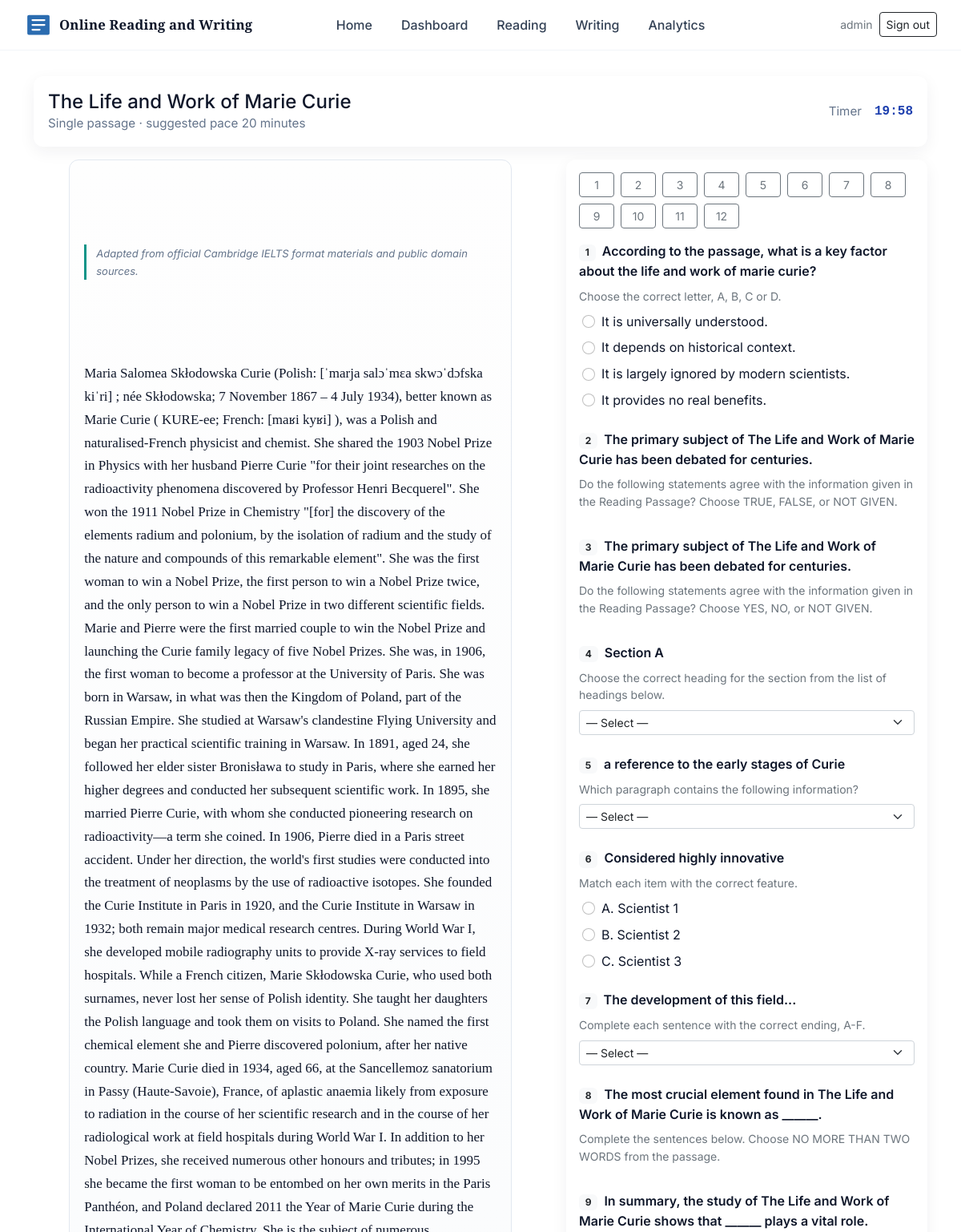
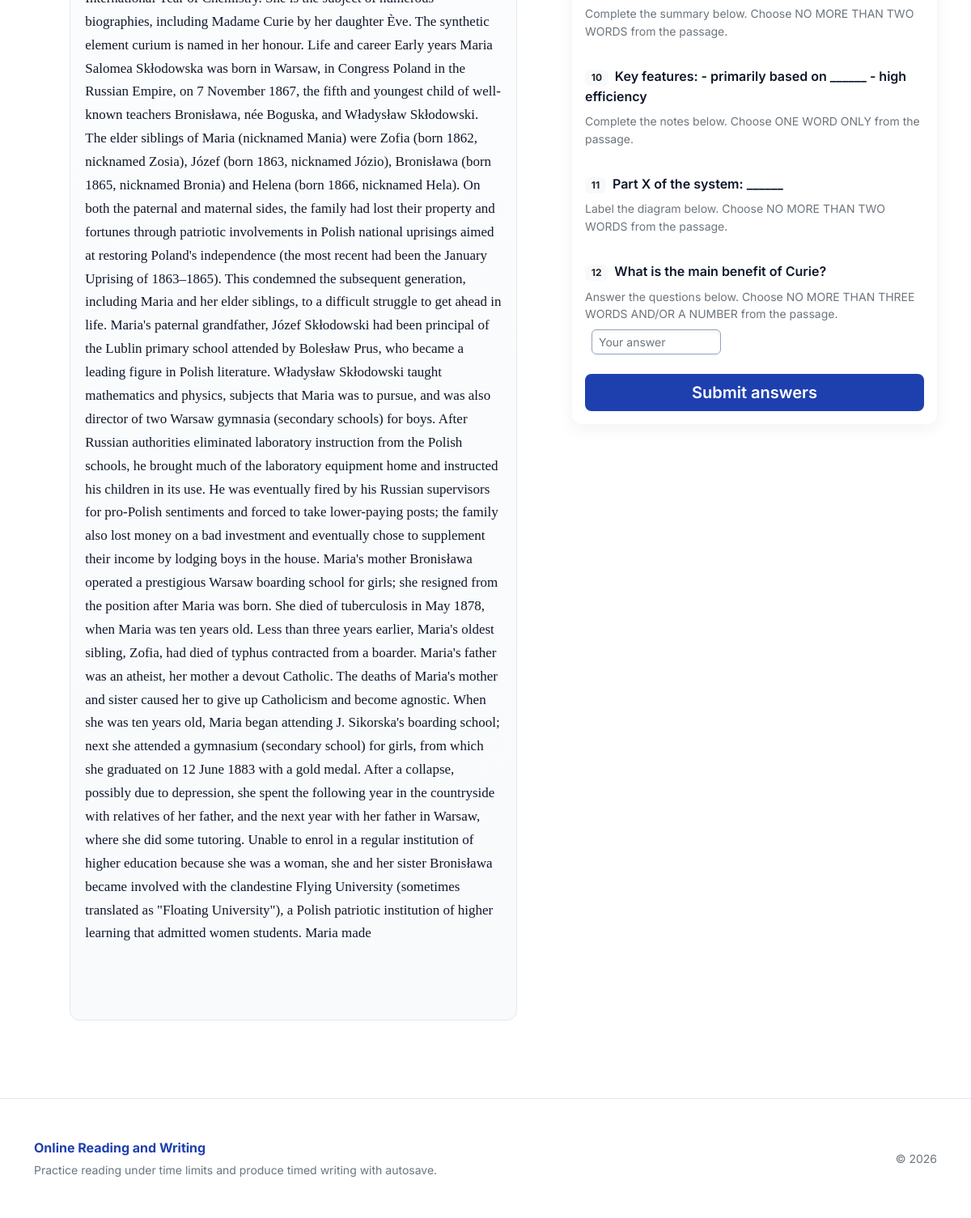
The app's page /reading/passage/8/ (signed in) with its own data (2 pictures, top to bottom).
### ielts/models.py (models this page shows, shortened)
class ReadingPassage(models.Model):
    title = models.CharField(max_length=200)
    content = models.TextField()
    source_note = models.CharField(max_length=300, blank=True)

class ReadingQuestion(models.Model):
    QUESTION_TYPES = (
        ("mcq", "Multiple Choice"),
        ("tfng", "True / False / Not Given"),
        ("ynng", "Yes / No / Not Given"),
        ("headings", "Matching Headings"),
        ("matching_info", "Matching Information"),
        ("match_features", "Matching Features"),
        ("sentence_endings", "Matching Sentence Endings"),
        ("sentence_completion", "Sentence Completion"),
        ("summary_completion", "Summary Completion"),
        ("note_completion", "Note / Table / Flow-chart Completion"),
        ("diagram_completion", "Diagram Label Completion"),
        ("short_answer", "Short Answer Questions"),
    )
    passage = models.ForeignKey(ReadingPassage, on_delete=models.CASCADE, related_name="questions")
    text = models.TextField()
    instruction = models.TextField(blank=True)
    word_limit = models.PositiveSmallIntegerField(null=True, blank=True)
    choices = models.JSONField(default=list, blank=True)
    correct_answer = models.TextField(blank=True)
    question_type = models.CharField(max_length=24, choices=QUESTION_TYPES, default="mcq")

### ielts/views.py (the view, shortened to what this page needs)
# urls.py: path("reading/passage/<int:passage_id>/", views.reading_passage_view, name="reading_passage"),
@login_required
def reading_passage_view(request, passage_id):
    ensure_sample_data()
    passage = get_object_or_404(ReadingPassage, pk=passage_id)
    questions = passage.questions.all()
    return render(
        request,
        "ielts/reading.html",
        {
            "passage": passage,
            "questions": questions,
            "passage_timer_minutes": 20,
        },
    )

### ielts/academic_expanded_seed.py (called while the page is built)
def create_academic_expanded():
    pass

### ielts/sample_data.py (called while the page is built, shortened)
def _seed_writing_papers():
    t_ac1 = WritingTask.objects.filter(
        title="Academic Task 1 — Household internet access (line graph)"
    ).first()
    t_ac2 = WritingTask.objects.filter(title="Task 2 — Artificial intelligence in education").first()
    if t_ac1 and t_ac2:
        WritingPaper.objects.update_or_create(
            slug="full-academic",
            defaults={
                "title": "Full test — Academic (Task 1 + Task 2)",
                "task_one": t_ac1,
                "task_two": t_ac2,
                "time_limit_minutes": 60,
            },
        )

def _seed_full_sample_legacy():
    if ReadingExam.objects.filter(slug="full-sample").exists():
        return

def seed_if_needed():
    _seed_writing_tasks()
    _seed_writing_papers()
    _seed_full_sample_legacy()
    from .academic_expanded_seed import create_academic_expanded
    create_academic_expanded()

### ielts/views.py (called while the page is built, shortened)
def ensure_sample_data():
    from .sample_data import seed_if_needed
    seed_if_needed()

### ielts/templates/ielts/reading.html (shortened to what this page needs)
{% extends 'ielts/base.html' %}
{% block content %}
  <div class="card-modern mb-3">
    <div class="d-flex flex-wrap justify-content-between align-items-center gap-2">
      <div>
        <h4 class="mb-0">{{ passage.title }}</h4>
        <p class="meta-muted mb-0 small">Single passage · suggested pace {{ passage_timer_minutes }} minutes</p>
      </div>
      <div class="d-flex align-items-center gap-3">
        <span class="meta-muted small">Timer</span>
        <span class="fw-bold font-monospace reading-timer" id="passage-timer">--:--</span>
      </div>
    </div>
  </div>
  <form method="post" id="reading-passage-form">
    <div class="row g-4">
      <div class="col-lg-7">
        <div class="card-modern reading-passage reading-passage-text">
          {% if passage.source_note %}
            <p class="small passage-source-note mb-3">{{ passage.source_note }}</p>
          {% endif %}
          {{ passage.content|linebreaks }}
        </div>
      </div>
      <div class="col-lg-5">
        <div class="card-modern p-3 sticky-lg-top" style="top:1rem">
          <div class="mb-3 d-flex flex-wrap gap-2 question-nav">
            {% for q in questions %}
              <button type="button" class="btn btn-sm btn-outline-secondary" data-target="block_q_{{ q.id }}">{{ forloop.counter }}</button>
            {% endfor %}
          </div>
          {% for q in questions %}
            {% include "ielts/partials/question_field.html" with question=q label=forloop.counter %}
          {% endfor %}
          <div class="d-grid gap-2 mt-4">
            <button type="submit" class="btn btn-cta btn-lg">Submit answers</button>
          </div>
        </div>
      </div>
    </div>
  </form>
{% endblock %}

### ielts/templates/ielts/base.html (shortened to what this page needs)
<!doctype html>
{% load static %}
<html lang="en">
  <head>
    <link href="https://cdn.jsdelivr.net/npm/bootstrap@5.2.3/dist/css/bootstrap.min.css" rel="stylesheet">
    <link href="{% static 'ielts/css/style.css' %}?v={% now 'U' %}" rel="stylesheet">
  </head>
  <body class="{% block body_class %}{% endblock %}">
    <header class="site-header">
      <nav class="navbar navbar-expand-lg navbar-light container navbar-custom align-items-center py-2">
        <div class="d-flex align-items-center logo-wrap">
          <a class="navbar-brand d-flex align-items-center gap-2" href="{% url 'ielts:home' %}">
            <img src="{% static 'ielts/img/logo.svg' %}" alt="" width="36" height="36" class="rounded-1" onerror="this.style.display='none'">
            <span class="brand-title">Online Reading and Writing</span>
          </a>
        </div>
        <div class="collapse navbar-collapse" id="navMain">
          <ul class="navbar-nav mx-auto main-nav-nav my-2 my-lg-0">
            <li class="nav-item"><a class="nav-link" href="{% url 'ielts:home' %}">Home</a></li>
            {% if user.is_authenticated %}
              <li class="nav-item"><a class="nav-link" href="{% url 'ielts:dashboard' %}">Dashboard</a></li>
              <li class="nav-item"><a class="nav-link" href="{% url 'ielts:reading_hub' %}">Reading</a></li>
              <li class="nav-item"><a class="nav-link" href="{% url 'ielts:writing_hub' %}">Writing</a></li>
              <li class="nav-item"><a class="nav-link" href="{% url 'ielts:analytics' %}">Analytics</a></li>
            {% endif %}
          </ul>
          <div class="d-flex align-items-center gap-2 ms-lg-auto nav-auth">
            {% if user.is_authenticated %}
              <span class="text-muted small d-none d-sm-inline">{{ user.username }}</span>
              <a class="btn btn-sm btn-outline-dark" href="{% url 'ielts:logout' %}">Sign out</a>
            {% else %}
              <a class="btn btn-sm btn-outline-dark" href="{% url 'ielts:login' %}">Sign in</a>
              <a class="btn btn-sm btn-cta-nav px-3" href="{% url 'ielts:register' %}">Sign up</a>
            {% endif %}
          </div>
        </div>
      </nav>
    </header>
    <main class="container main-content">
      {% block content %}{% endblock %}
    </main>
    <footer class="site-footer mt-5 py-5">
      <div class="container">
        <div class="row align-items-center">
          <div class="col-md-8">
            <span class="footer-brand">Online Reading and Writing</span>
            <p class="small text-muted mb-0 mt-1">Practice reading under time limits and produce timed writing with autosave.</p>
          </div>
          <div class="col-md-4 text-md-end mt-3 mt-md-0">
            <span class="small text-muted">© {% now "Y" %}</span>
          </div>
        </div>
      </div>
    </footer>
  </body>
</html>

### ielts/templates/ielts/partials/question_field.html
<div class="mb-4 question-block" id="block_q_{{ question.id }}">
  <p class="fw-semibold mb-2"><span class="badge bg-light text-dark me-2">{{ label }}</span>{{ question.text }}</p>
  {% if question.instruction %}
    <p class="small text-muted mb-2">{{ question.instruction }}</p>
  {% endif %}
  {% if question.question_type == 'mcq' %}
    {% include "ielts/partials/q_mcq.html" %}
  {% elif question.question_type == 'ynng' or question.question_type == 'tfng' %}
    {% include "ielts/partials/q_ynng.html" %}
  {% elif question.question_type == 'headings' or question.question_type == 'matching_info' or question.question_type == 'match' or question.question_type == 'sentence_endings' %}
    {% include "ielts/partials/q_select.html" %}
  {% elif question.question_type == 'completion' or question.question_type == 'short_answer' %}
    {% include "ielts/partials/q_text_gap.html" %}
  {% else %}
    {% include "ielts/partials/q_mcq.html" %}
  {% endif %}
</div>

### ielts/templates/ielts/partials/q_mcq.html
<div class="d-flex flex-column gap-2 ps-1">
  {% for opt in question.choices %}
    <label class="d-flex align-items-center gap-2 cursor-pointer">
      <input type="radio" name="q_{{ question.id }}" value="{{ opt }}" class="form-check-input mt-0">
      <span>{{ opt }}</span>
    </label>
  {% endfor %}
</div>

### ielts/templates/ielts/partials/q_select.html (shortened to what this page needs)
<select name="q_{{ question.id }}" class="form-select form-select-sm" style="max-width: 28rem">
  <option value="">— Select —</option>
</select>

### ielts/templates/ielts/partials/q_text_gap.html
<input
  type="text"
  name="q_{{ question.id }}"
  class="form-control form-control-sm gap-input"
  autocomplete="off"
  placeholder="{% if question.word_limit %}Max {{ question.word_limit }} word{% if question.word_limit != 1 %}s{% endif %}{% else %}Your answer{% endif %}"
  value=""
>

### ielts/static/ielts/css/style.css (style rules this page uses)
:root { --brand-1: #1e40af; --brand-2: #0d9488; --brand-accent: #f59e0b; --muted: #64748b; --bg: #ffffff; --card: #ffffff; --ink: #0f172a; --font-ui: "Inter", system-ui, -apple-system, sans-serif; --font-passage: "Source Serif 4", "Times New Roman", serif; --font-display: "Playfair Display", Georgia, serif; --text-passage-size: 1.0625rem; --text-passage-leading: 1.7; --passage-measure: 65ch; --result-ok-bg: #ecfdf5; --result-ok-border: #6ee7b7; --result-miss-bg: #fff7ed; --result-miss-border: #fdba74; }
body { font-family: var(--font-ui); background: var(--bg); color: var(--ink); font-size: 1rem; line-height: 1.55; }
.site-header { background: #ffffff; border-bottom: 1px solid #f1f5f9; }
.navbar-custom .navbar-brand, .navbar-custom .nav-link { color: #334155 !important; font-weight: 500; font-family: var(--font-ui); }
.brand-title { font-family: var(--font-display); font-weight: 700; letter-spacing: 0.01em; font-size: 1.15rem; color: var(--ink); }
@media (min-width: 992px) { .brand-title { font-size: 1.05rem; } }
.main-nav-nav { gap: 0.25rem 1.25rem; }
.main-content { padding-top: 2rem; padding-bottom: 3rem; max-width: 1140px; }
.hero, .card-modern { background: var(--card); border-radius: 12px; box-shadow: 0 6px 20px rgba(31, 41, 55, 0.06); padding: 18px; }
.btn-cta { background: var(--brand-1); border: none; color: #fff; font-weight: 600; }
.meta-muted { color: var(--muted); font-size: 0.95rem; }
.reading-passage { white-space: pre-wrap; }
.reading-passage-text { font-family: var(--font-passage); font-size: var(--text-passage-size); line-height: var(--text-passage-leading); max-width: var(--passage-measure); margin-inline: auto; background: linear-gradient(180deg, #fefefe 0%, #f8fafc 100%); border: 1px solid #e2e8f0; box-shadow: inset 0 1px 0 rgba(255, 255, 255, 0.8); }
.passage-source-note { font-family: var(--font-ui); font-size: 0.8125rem; color: var(--muted); font-style: italic; border-left: 3px solid var(--brand-2); padding-left: 0.75rem; }
.question-block { font-family: var(--font-ui); }
.gap-input { max-width: 28rem; width: 160px; min-width: 120px; display: inline-block; vertical-align: middle; margin: 0 0.5rem; border: 1px solid #94a3b8; border-radius: 6px; padding: 0.25rem 0.5rem; background: #ffffff; color: #0f172a; transition: all 0.2s ease; box-shadow: inset 0 2px 4px rgba(0, 0, 0, 0.05); }
.question-nav .btn { min-width: 44px; }
.reading-timer { font-variant-numeric: tabular-nums; color: var(--brand-1); }
.site-footer { background: #fff; border-top: 1px solid #e2e8f0; }
.footer-brand { font-weight: 700; color: var(--brand-1); }
.cursor-pointer { cursor: pointer; }

### records on screen
ReadingPassage: title "The Life and Work of Marie Curie", source_note "Adapted from official Cambridge IELTS format materials and public domain sources.", content "Maria Salomea Skłodowska Curie (Polish: [ˈmarja salɔˈmɛa skwɔˈdɔfska kiˈri] ; née Skłodowska; 7 November 1867 – 4 July 1934), better known as Marie Curie ( KURE-ee; French: [maʁi kyʁi] ), was a Polish and naturalised-French physicist and chemist. She shared the 1903 Nobel Prize in Physics with her husband Pierre Curie \"for their joint researches on the radioactivity phenomena discovered by Professor Henri Becquerel\". She won the 1911 Nobel Prize in Chemistry \"[for] the discovery of the elements radium and polonium, by the isolation of radium and the study of the nature and compounds of this remarkable element\". She was the first woman to win a Nobel Prize, the first person to win a Nobel…"
ReadingQuestion: label "1", text "According to the passage, what is a key factor about the life and work of marie curie?", instruction "Choose the correct letter, A, B, C or D.", choices "It is universally understood." "It depends on historical context." "It is largely ignored by modern scientists." "It provides no real benefits."
ReadingQuestion: label "2", text "The primary subject of The Life and Work of Marie Curie has been debated for centuries.", instruction "Do the following statements agree with the information given in the Reading Passage? Choose TRUE, FALSE, or NOT GIVEN."
ReadingQuestion: label "3", text "The primary subject of The Life and Work of Marie Curie has been debated for centuries.", instruction "Do the following statements agree with the information given in the Reading Passage? Choose YES, NO, or NOT GIVEN."
ReadingQuestion: label "4", text "Section A", instruction "Choose the correct heading for the section from the list of headings below."
ReadingQuestion: label "5", text "a reference to the early stages of Curie", instruction "Which paragraph contains the following information?"
ReadingQuestion: label "6", text "Considered highly innovative", instruction "Match each item with the correct feature.", choices "A. Scientist 1" "B. Scientist 2" "C. Scientist 3"
ReadingQuestion: label "7", text "The development of this field...", instruction "Complete each sentence with the correct ending, A-F."
ReadingQuestion: passage "8", text "The most crucial element found in The Life and Work of Marie Curie is known as ______.", instruction "Complete the sentences below. Choose NO MORE THAN TWO WORDS from the passage."
ReadingQuestion: label "9", text "In summary, the study of The Life and Work of Marie Curie shows that ______ plays a vital role.", instruction "Complete the summary below. Choose NO MORE THAN TWO WORDS from the passage."
ReadingQuestion: label "10", text "Key features: - primarily based on ______ - high efficiency", instruction "Complete the notes below. Choose ONE WORD ONLY from the passage."
ReadingQuestion: label "11", text "Part X of the system: ______", instruction "Label the diagram below. Choose NO MORE THAN TWO WORDS from the passage."
ReadingQuestion: label "12", text "What is the main benefit of Curie?", instruction "Answer the questions below. Choose NO MORE THAN THREE WORDS AND/OR A NUMBER from the passage."

### other values on screen
{{ user.username }} "admin"
{{ passage_timer_minutes }} "20"
